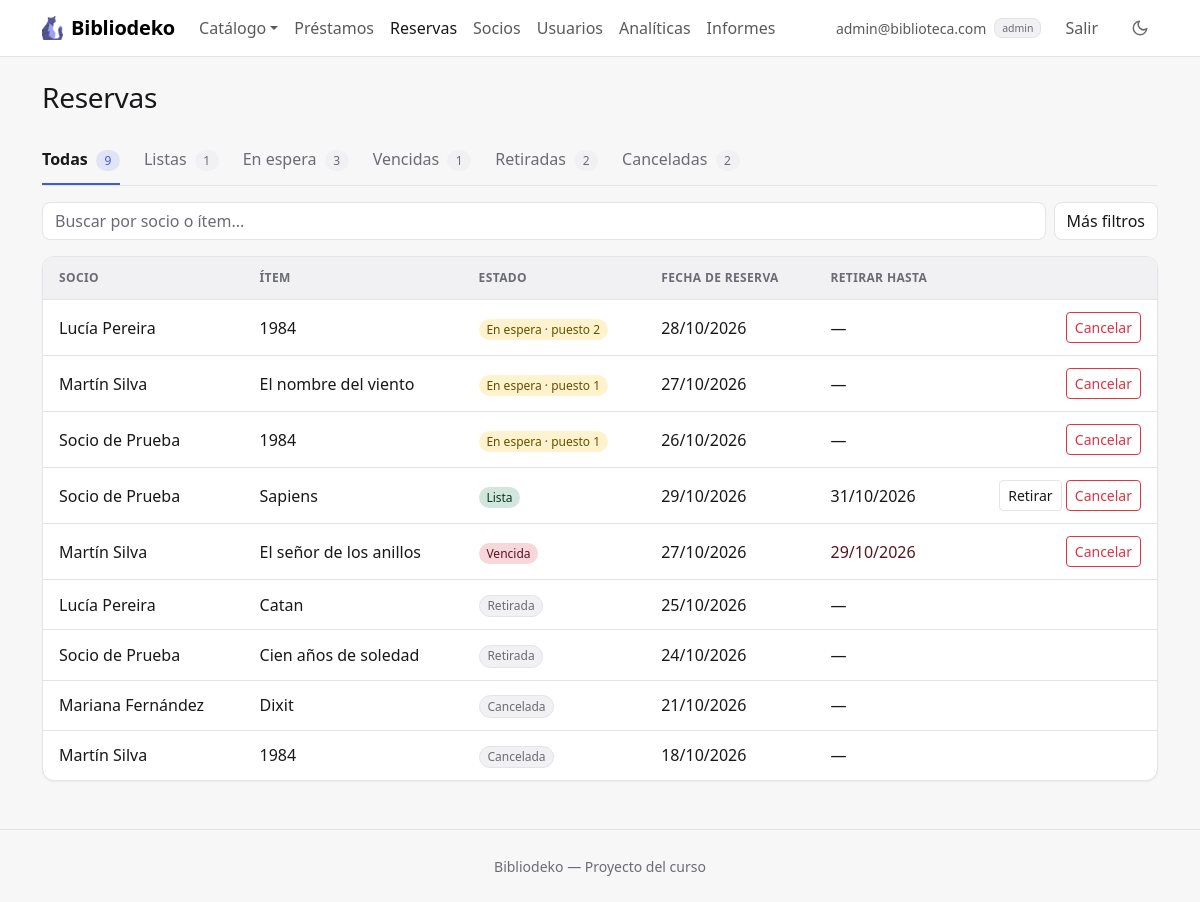
The app's page /index.php?accion=listarReservas (signed in) with its own data.
### tables this page shows
CREATE TABLE IF NOT EXISTS reservas (
    id                INT  AUTO_INCREMENT PRIMARY KEY,
    socio_id          INT  NOT NULL,
    item_id           INT  NOT NULL,
    fecha_reserva     DATE NOT NULL,
    fecha_vencimiento DATE NULL,
    estado            ENUM('pendiente', 'lista', 'retirada', 'cancelada') NOT NULL DEFAULT 'pendiente',
    FOREIGN KEY (socio_id) REFERENCES socios(id) ON DELETE RESTRICT,
    FOREIGN KEY (item_id) REFERENCES items(id) ON DELETE RESTRICT
);

CREATE TABLE IF NOT EXISTS socios (
    id          INT AUTO_INCREMENT PRIMARY KEY,
    usuario_id  INT NOT NULL UNIQUE,
    nombre      VARCHAR(100) NOT NULL,
    direccion   VARCHAR(255) NOT NULL,
    telefono    VARCHAR(20)  NOT NULL,
    foto        VARCHAR(100) NOT NULL DEFAULT 'avatar.png',
    FOREIGN KEY (usuario_id) REFERENCES usuarios(id) ON DELETE CASCADE
);

CREATE TABLE IF NOT EXISTS items (
    id        INT AUTO_INCREMENT PRIMARY KEY,
    tipo      ENUM('libro', 'juego', 'proyecto') NOT NULL DEFAULT 'libro',
    titulo    VARCHAR(150) NOT NULL,
    autor     VARCHAR(100) NOT NULL,
    categoria VARCHAR(50)  NULL,
    stock     INT UNSIGNED NOT NULL DEFAULT 1,
    imagen    VARCHAR(100) NOT NULL DEFAULT 'default.png'
);

### controllers/ReservaController.php (called while the page is built, shortened)
<?php
require_once __DIR__ . '/../models/Reserva.php';
function leerFiltrosReservas($datos) {
    $filtros = [
        'socio_id' => trim($datos['socio_id'] ?? ''),
        'item_id'  => trim($datos['item_id'] ?? ''),
        'estado'   => trim($datos['estado'] ?? ''),
        'q'        => trim($datos['q'] ?? ''),
    ];
    if (!ctype_digit($filtros['socio_id'])) {
        $filtros['socio_id'] = '';
    }
    if (!ctype_digit($filtros['item_id'])) {
        $filtros['item_id'] = '';
    }
    if (!in_array($filtros['estado'], Reserva::FILTROS_ESTADO)) {
        $filtros['estado'] = '';
    }
    return $filtros;
}
function listarReservas() {
    global $pdo;
    $filtros = leerFiltrosReservas($_GET);
    $paginacion = ['pagina' => $_GET['p'] ?? 1, 'por_pagina' => 10];
    if (esAdmin()) {
        $resultado = Reserva::listar($pdo, array_merge($filtros, $paginacion));
        $titulo = 'Reservas';
    }
    $reservas = $resultado['filas'];
    require __DIR__ . '/../views/reservas/listar.php';
}

### helpers.php (called while the page is built, shortened)
<?php
function esAdmin() {
    return isset($_SESSION['usuario']) && $_SESSION['usuario']['rol'] === 'admin';
}
function calcularPaginacion($total, $pagina, $porPagina) {
    $paginas = max(1, (int) ceil($total / $porPagina));
    $pagina = min(max(1, (int) $pagina), $paginas);
    return ['pagina' => $pagina, 'paginas' => $paginas, 'desde' => ($pagina - 1) * $porPagina];
}
function formatoFecha($fecha) {
    return date('d/m/Y', strtotime($fecha));
}

### models/Reserva.php (called while the page is built, shortened)
<?php
class Reserva {
    private $socioId;
    private $itemId;
    private $fechaReserva;
    private $fechaVencimiento;
    private $estado;
    private $socioNombre;
    private $itemTitulo;
    private $puesto;
    public function __construct($id, $socioId, $itemId, $fechaReserva, $fechaVencimiento, $estado, $socioNombre, $itemTitulo, $puesto) {
        $this->socioId = $socioId;
        $this->itemId = $itemId;
        $this->fechaReserva = $fechaReserva;
        $this->fechaVencimiento = $fechaVencimiento;
        $this->estado = $estado;
        $this->socioNombre = $socioNombre;
        $this->itemTitulo = $itemTitulo;
        $this->puesto = $puesto;
    }
    public function getSocioId() { return $this->socioId; }
    public function getItemId() { return $this->itemId; }
    public function getFechaReserva() { return $this->fechaReserva; }
    public function getFechaVencimiento() { return $this->fechaVencimiento; }
    public function getSocioNombre() { return $this->socioNombre; }
    public function getItemTitulo() { return $this->itemTitulo; }
    public function getPuesto() { return $this->puesto; }
    public function estaPendiente() { return $this->estado === 'pendiente'; }
    public function estaLista() { return $this->estado === 'lista' && $this->fechaVencimiento >= date('Y-m-d'); }
    public function estaVencida() { return $this->estado === 'lista' && $this->fechaVencimiento < date('Y-m-d'); }
    public function estaActiva() { return $this->estaPendiente() || $this->estaLista(); }
    public function getEstadoTexto() {
        return ['pendiente' => 'En espera', 'retirada' => 'Retirada', 'cancelada' => 'Cancelada'][$this->estado];
    }
    private static function desdeFila($f) {
        return new Reserva($f['id'], $f['socio_id'], $f['item_id'], $f['fecha_reserva'], $f['fecha_vencimiento'], $f['estado'], $f['socio_nombre'], $f['item_titulo'], $f['puesto']);
    }
    private static function armarFiltros($filtros) {
        $filtros = array_merge(['socio_id' => '', 'item_id' => '', 'estado' => '', 'q' => ''], $filtros);
        $condiciones = [];
        $parametros = [];
        $where = empty($condiciones) ? '' : ' WHERE ' . implode(' AND ', $condiciones);
        return [$where, $parametros];
    }
    public static function listar($pdo, $filtros = []) {
        $filtros = array_merge(['pagina' => 1, 'por_pagina' => 0], $filtros);
        [$where, $parametros] = self::armarFiltros($filtros);
        $stmt = $pdo->prepare('SELECT COUNT(*)' . self::DESDE . $where);
        $stmt->execute($parametros);
        $total = (int) $stmt->fetchColumn();
        $sql = self::SELECT . $where . ' ORDER BY r.estado, r.id DESC';
        $pagina = 1;
        $paginas = 1;
        if ($filtros['por_pagina'] > 0) {
            $paginacion = calcularPaginacion($total, $filtros['pagina'], $filtros['por_pagina']);
            $pagina = $paginacion['pagina'];
            $paginas = $paginacion['paginas'];
            $sql .= ' LIMIT ' . (int) $filtros['por_pagina'] . ' OFFSET ' . $paginacion['desde'];
        }
        $stmt = $pdo->prepare($sql);
        $stmt->execute($parametros);
        $reservas = [];
        foreach ($stmt->fetchAll() as $f) {
            $reservas[] = self::desdeFila($f);
        }
        return ['filas' => $reservas, 'total' => $total, 'pagina' => $pagina, 'paginas' => $paginas];
    }
}

### views/reservas/listar.php (the view, shortened to what this page needs)
<?php require __DIR__ . '/../header.php'; ?>
<div class="encabezado">
  <div>
    <h1 class="h3"><?= htmlspecialchars($titulo) ?></h1>
  </div>
</div>
<?php
require __DIR__ . '/../filtros.php';
$hayFiltros = $filtros['estado'] !== '' || $filtros['q'] !== '' || $filtros['socio_id'] !== '' || $filtros['item_id'] !== '';
?>
<?php if (empty($reservas)): ?>
  <div class="card estado-vacio">
    <?php if ($hayFiltros): ?>
      <p class="titulo">No hay reservas para mostrar.</p>
      <p class="small mb-0">Probá con otra pestaña u otra búsqueda.</p>
    <?php elseif (esAdmin()): ?>
      <p class="titulo">Todavía no hay reservas.</p>
      <p class="small mb-0">Los socios reservan desde el catálogo.</p>
    <?php else: ?>
      <p class="titulo">Todavía no tenés reservas.</p>
      <p class="small mb-0">Buscá un ítem en el <a href="index.php?accion=listarItems">catálogo</a> y apretá «Reservar».</p>
    <?php endif; ?>
  </div>
<?php else: ?>
  <div class="card">
    <div class="table-responsive">
      <table class="table table-hover align-middle">
        <thead>
          <tr>
            <?php if (esAdmin()): ?><th>Socio</th><?php endif; ?>
            <th>Ítem</th>
            <th>Estado</th>
            <th>Fecha de reserva</th>
            <th>Retirar hasta</th>
            <th><span class="visually-hidden">Acciones</span></th>
          </tr>
        </thead>
        <tbody>
          <?php foreach ($reservas as $r): ?>
            <tr class="<?= $r->estaActiva() ? '' : 'text-body-secondary' ?>">
              <?php if (esAdmin()): ?><td class="fw-medium"><?= htmlspecialchars($r->getSocioNombre()) ?></td><?php endif; ?>
              <td><?= htmlspecialchars($r->getItemTitulo()) ?></td>
              <td class="text-nowrap">
                <?php if ($r->estaLista()): ?>
                  <span class="badge rounded-pill bg-success-subtle text-success-emphasis">Lista</span>
                <?php elseif ($r->estaPendiente()): ?>
                  <span class="badge rounded-pill bg-warning-subtle text-warning-emphasis">En espera · puesto <?= htmlspecialchars($r->getPuesto()) ?></span>
                <?php elseif ($r->estaVencida()): ?>
                  <span class="badge rounded-pill bg-danger-subtle text-danger-emphasis">Vencida</span>
                <?php else: ?>
                  <span class="badge rounded-pill etiqueta"><?= htmlspecialchars($r->getEstadoTexto()) ?></span>
                <?php endif; ?>
              </td>
              <td class="text-nowrap"><?= htmlspecialchars(formatoFecha($r->getFechaReserva())) ?></td>
              <td class="text-nowrap <?= $r->estaVencida() ? 'text-danger-emphasis fw-medium' : '' ?>">
                <?= htmlspecialchars($r->estaLista() || $r->estaVencida() ? formatoFecha($r->getFechaVencimiento()) : '—') ?>
              </td>
              <td class="text-end text-nowrap">
                <?php if (esAdmin() && $r->estaLista()): ?>
                  <a href="index.php?accion=formCrearPrestamo&amp;socio_id=<?= $r->getSocioId() ?>&amp;item_id=<?= $r->getItemId() ?>"
                    class="btn btn-sm btn-outline-secondary">Retirar</a>
                <?php endif; ?>
                <?php if ($r->estaActiva() || (esAdmin() && $r->estaVencida())): ?>
                  <?php
                  $pregunta = esAdmin()
                      ? '¿Cancelar la reserva de «' . $r->getItemTitulo() . '» que hizo ' . $r->getSocioNombre() . '? No se puede deshacer.'
                      : '¿Cancelar tu reserva de «' . $r->getItemTitulo() . '»? No se puede deshacer.';
                  ?>
                  <form method="POST" action="index.php?accion=cancelarReserva" class="d-inline"
                    data-confirmar="<?= htmlspecialchars($pregunta) ?>"
                    data-boton="Cancelar reserva" data-volver="Volver" data-color="danger">
                    <button type="submit" class="btn btn-sm btn-outline-danger">Cancelar</button>
                  </form>
                <?php endif; ?>
              </td>
            </tr>
          <?php endforeach; ?>
        </tbody>
      </table>
    </div>
  </div>
<?php endif; ?>
<?php require __DIR__ . '/../footer.php'; ?>

### assets/css/estilo.css (style rules this page uses)
:root, [data-bs-theme="light"] { --acento-rgb: 59, 91, 219; --acento-hover-rgb: 47, 74, 192; --color-sobre-acento: #ffffff; --color-fondo: #f7f7f8; --color-superficie: #ffffff; --color-superficie-2: #f1f1f3; --color-texto: #18181b; --color-texto-suave: #6b6b75; --color-borde: #e4e4e7; --sombra: 0 1px 2px rgba(24, 24, 27, .05); --sombra-elevada: 0 8px 24px rgba(24, 24, 27, .08); --grafico-devuelto: #8fa3ec; --grafico-vencido: #dc2626; --grafico-tarde: #e0a100; }
:root { --fuente-base: system-ui, -apple-system, "Segoe UI", Roboto, "Helvetica Neue", Arial, sans-serif; --radio: .5rem; --radio-grande: .75rem; --alto-campo: 38px; --proporcion-portada: 3 / 4; }
:root, [data-bs-theme="light"], [data-bs-theme="dark"] { --color-acento: rgb(var(--acento-rgb)); --color-acento-hover: rgb(var(--acento-hover-rgb)); --color-acento-suave: rgba(var(--acento-rgb), .12); --bs-body-font-family: var(--fuente-base); --bs-body-bg: var(--color-superficie); --bs-body-color: var(--color-texto); --bs-emphasis-color: var(--color-texto); --bs-secondary-color: var(--color-texto-suave); --bs-secondary-bg: var(--color-superficie-2); --bs-tertiary-bg: var(--color-superficie-2); --bs-border-color: var(--color-borde); --bs-border-radius: var(--radio); --bs-border-radius-lg: var(--radio-grande); --bs-primary-rgb: var(--acento-rgb); --bs-link-color-rgb: var(--acento-rgb); --bs-link-hover-color-rgb: var(--acento-hover-rgb); --bs-focus-ring-color: rgba(var(--acento-rgb), .25); }
body { background-color: var(--color-fondo); -webkit-font-smoothing: antialiased; }
h1, h2, h3, h4, h5, h6 { font-weight: 600; letter-spacing: -.01em; }
a { text-decoration: none; }
.encabezado { display: flex; flex-wrap: wrap; justify-content: space-between; align-items: center; gap: .75rem; margin-bottom: 1.5rem; }
.encabezado h1 { margin-bottom: 0; }
.btn { font-weight: 500; }
.btn-outline-secondary { --bs-btn-color: var(--color-texto); --bs-btn-border-color: var(--color-borde); --bs-btn-hover-color: var(--color-texto); --bs-btn-hover-bg: var(--color-superficie-2); --bs-btn-hover-border-color: var(--color-borde); --bs-btn-active-color: var(--color-texto); --bs-btn-active-bg: var(--color-superficie-2); --bs-btn-active-border-color: var(--color-borde); background-color: var(--color-superficie); }
.card { --bs-card-bg: var(--color-superficie); --bs-card-border-color: var(--color-borde); --bs-card-border-radius: var(--radio-grande); --bs-card-inner-border-radius: calc(var(--radio-grande) - 1px); --bs-card-cap-bg: transparent; box-shadow: var(--sombra); }
.badge { font-weight: 500; }
.etiqueta { background-color: var(--color-superficie-2); color: var(--color-texto-suave); border: 1px solid var(--color-borde); }
.table { --bs-table-bg: transparent; --bs-table-hover-bg: var(--color-superficie-2); --bs-table-border-color: var(--color-borde); margin-bottom: 0; }
.table > thead th { background-color: var(--color-superficie-2); color: var(--color-texto-suave); font-size: .75rem; font-weight: 600; letter-spacing: .03em; text-transform: uppercase; white-space: nowrap; }
.table > :not(caption) > * > * { padding: .75rem 1rem; }
.table > tbody > tr:last-child > * { border-bottom: 0; }
.card > .table-responsive { border-radius: inherit; position: relative; }

### records on screen
reservas: socio.nombre "Lucía Pereira", item.titulo "1984", Puesto "2", fecha_reserva "28/10/2026", estado "—"
reservas: socio.nombre "Martín Silva", item.titulo "El nombre del viento", Puesto "1", fecha_reserva "27/10/2026", estado "—"
reservas: socio.nombre "Socio de Prueba", item.titulo "1984", Puesto "1", fecha_reserva "26/10/2026", estado "—"
reservas: socio.nombre "Socio de Prueba", item.titulo "Sapiens", shows "Lista", fecha_reserva "29/10/2026", estado+fecha_vencimiento "31/10/2026"
reservas: socio.nombre "Martín Silva", item.titulo "El señor de los anillos", shows "Vencida", fecha_reserva "27/10/2026", estado+fecha_vencimiento "29/10/2026"
reservas: socio.nombre "Lucía Pereira", item.titulo "Catan", estado "Retirada", fecha_reserva "25/10/2026", estado "—"
reservas: socio.nombre "Socio de Prueba", item.titulo "Cien años de soledad", estado "Retirada", fecha_reserva "24/10/2026", estado "—"
reservas: socio.nombre "Mariana Fernández", item.titulo "Dixit", estado "Cancelada", fecha_reserva "21/10/2026", estado "—"
reservas: socio.nombre "Martín Silva", item.titulo "1984", estado "Cancelada", fecha_reserva "18/10/2026", estado "—"

### other values on screen
$_SESSION['usuario']['email'] "admin@biblioteca.com"
$_SESSION['usuario']['rol'] "admin"
$titulo "Reservas"
$texto "Todas"
$barra['pestanas']['conteo'][$valor] "9"
$texto "Listas"
$barra['pestanas']['conteo'][$valor] "1"
$texto "En espera"
$barra['pestanas']['conteo'][$valor] "3"
$texto "Vencidas"
$texto "Retiradas"
$barra['pestanas']['conteo'][$valor] "2"
$texto "Canceladas"
